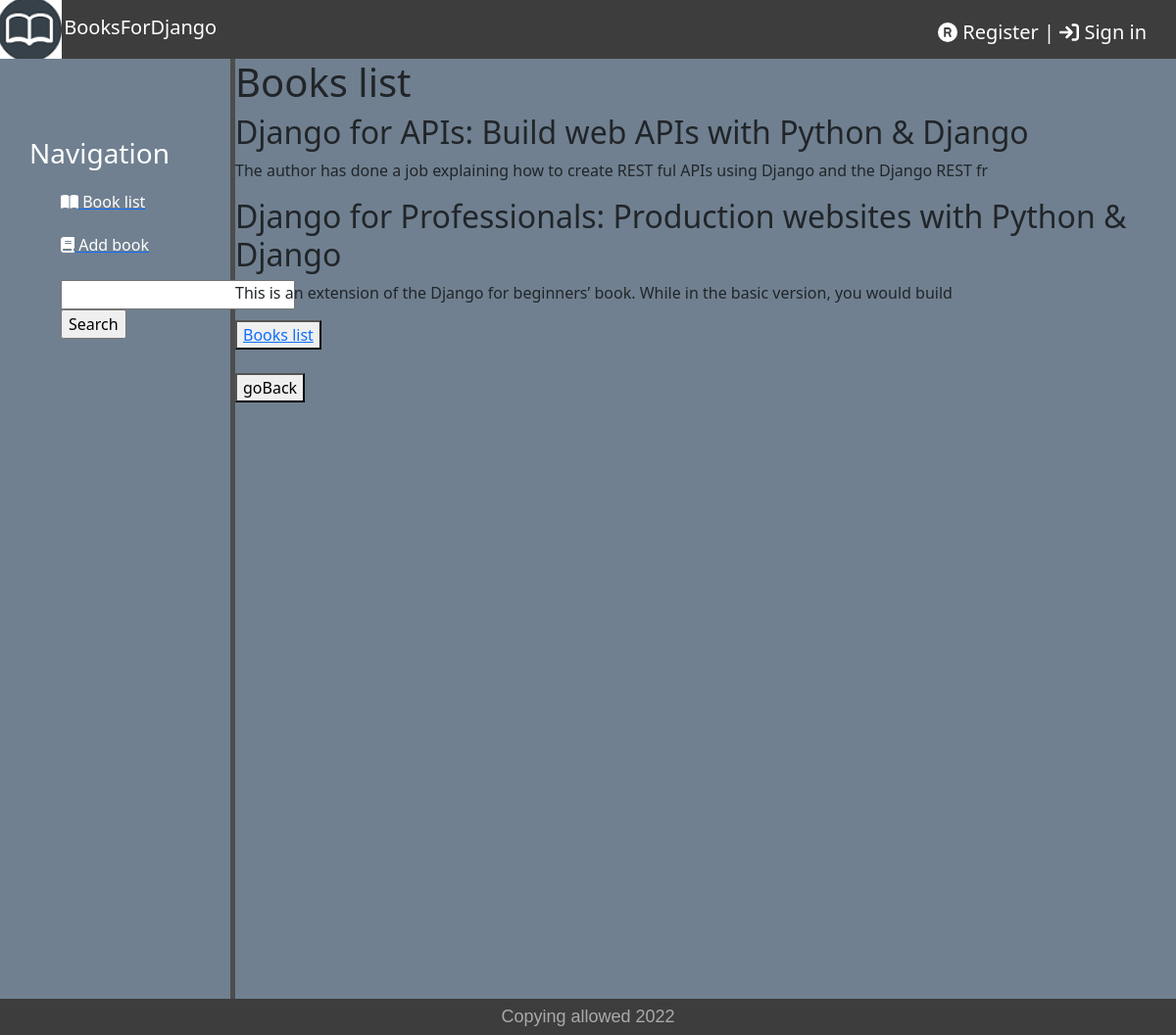
The page /bookstore/sorted/1/ on the database its author committed.
### bookstore/models.py (models this page shows, shortened)
class Books(models.Model):
    title = models.CharField(max_length=100)
    released_year = models.CharField(max_length=20)
    description = models.TextField()
    author = models.ForeignKey('Author', on_delete=models.SET_NULL, null=True)
    paperback = models.CharField(max_length=50)
    time_create = models.DateTimeField(auto_now_add=True)
    time_update = models.DateTimeField(auto_now=True)
    class Meta:
        verbose_name = 'Book'
        verbose_name_plural = 'Books'

### bookstore/views.py (the view)
# urls.py: path('bookstore/sorted/<int:index>/', books_list_sorted, name='sorted'),
def books_list_sorted(request, index):
    books = get_list_or_404(Books, author=index)
    context = {'books': books}
    return render(request, 'bookstore/books_list_sorted.html', context=context)

### bookstore/templates/bookstore/books_list_sorted.html
{% extends 'bookstore/base.html' %}
{% block content %}
<body>
    <h1>Books list</h1>
{% for book in books %}
<div>
    <h2>{{book.title}}</h2>
    <p>{{book.description | slice:100}}</p>
{% endfor %}
    <button><a href="{% url 'books_list' %}">Books list</a></button><br><br>
    <button><a onclick="history.back();return false;">goBack</a></button></div>
</body>
{% endblock %}

### bookstore/static/bookstore/css/style.css (style rules this page uses)
body { background: #708090; }

### rows shown on the page
Books: title "Django for APIs: Build web APIs with Python & Django", description "The author has done a job explaining how to create REST ful APIs using Django and the Django REST fr"
Books: title "Django for Professionals: Production websites with Python & Django", description "This is an extension of the Django for beginners’ book. While in the basic version, you would build"
